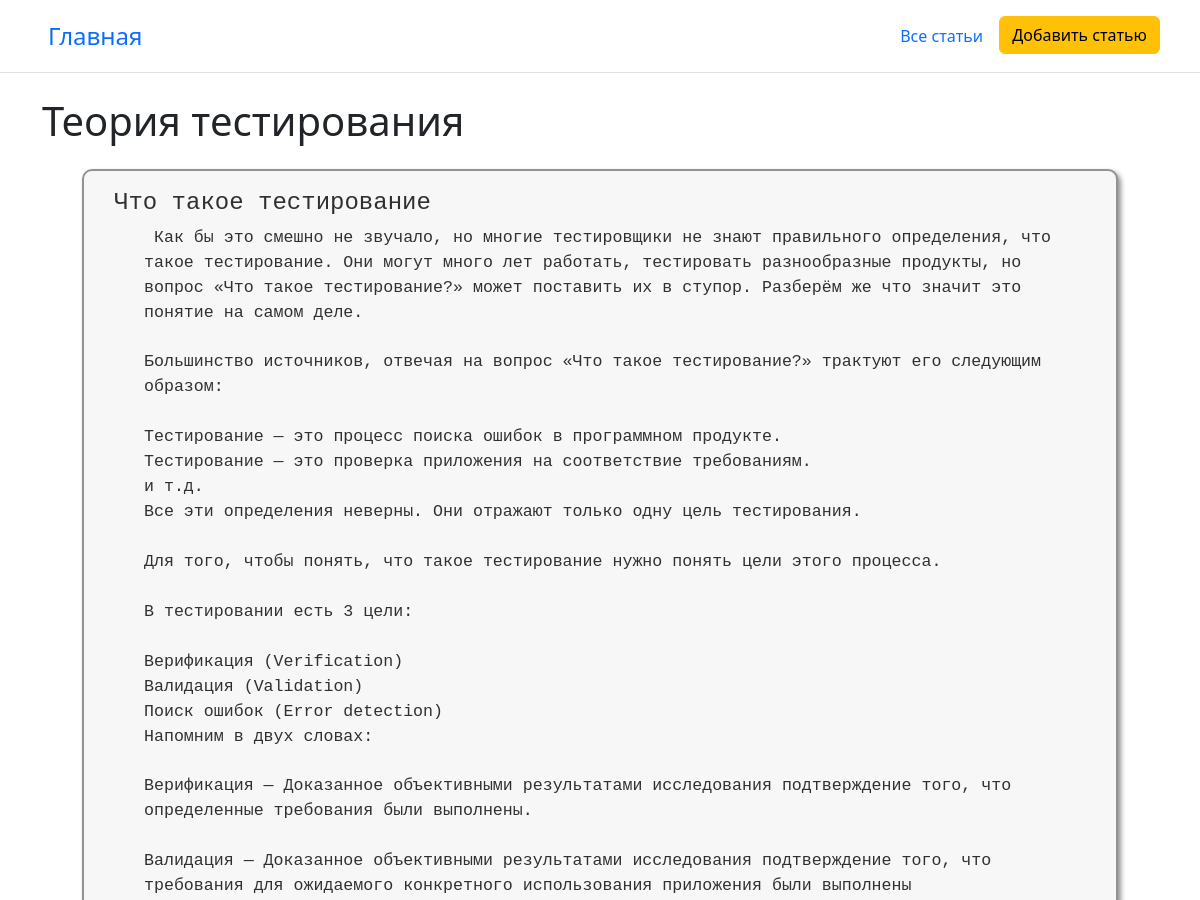
/posts (upper part), run on an earlier commit of the app's database.
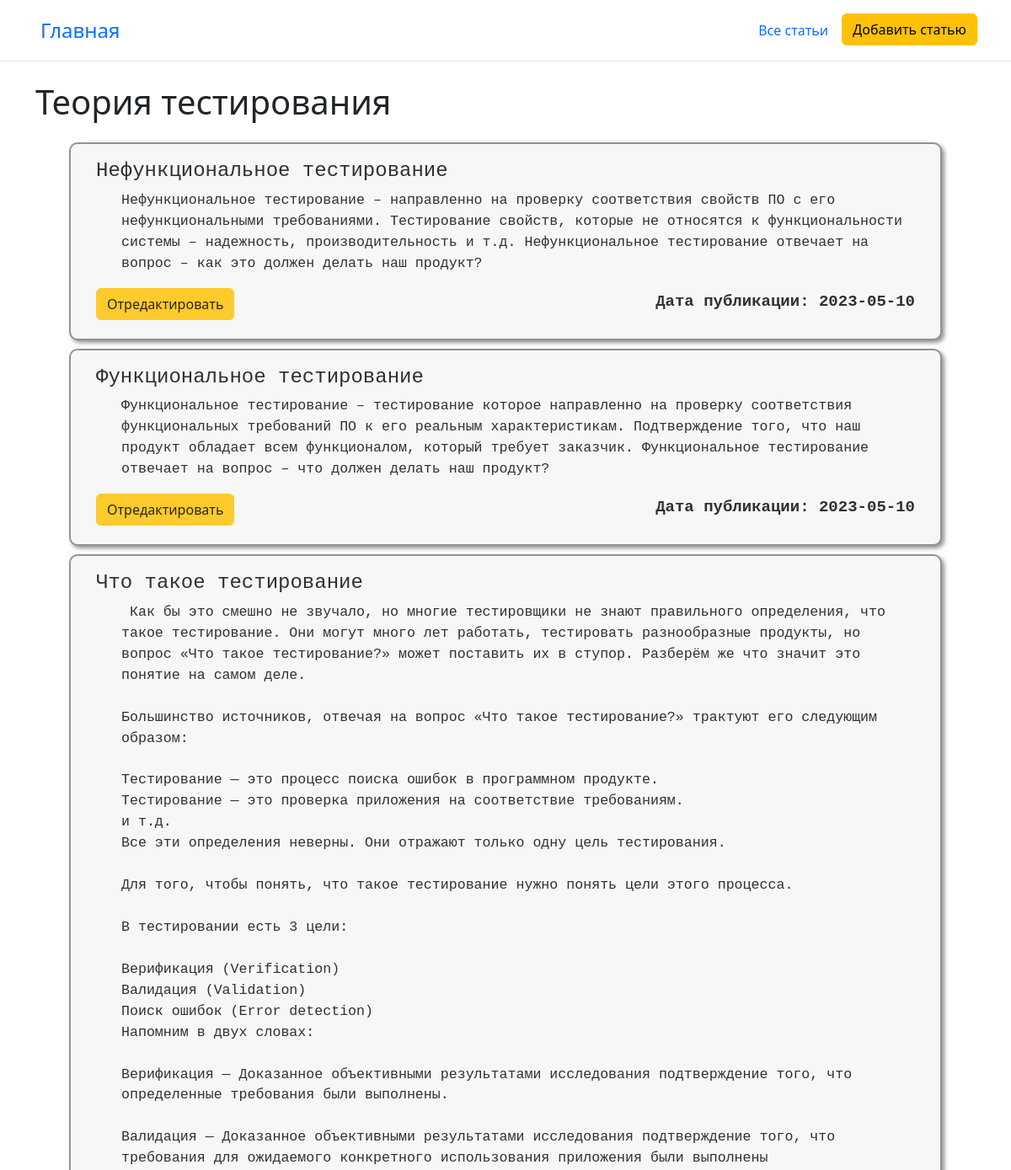
And on a later commit of the database.
### app.py (models this page shows, shortened)
class Article(db.Model):
    id = db.Column(db.Integer, primary_key=True)
    title = db.Column(db.String(100), nullable=False)
    text = db.Column(db.Text, nullable=False)
    date = db.Column(db.DateTime, default=datetime.utcnow)

### app.py (the view)
@app.route('/posts')
def posts():
    articles = Article.query.order_by(Article.date.desc()).all()
    return render_template("posts.html", articles=articles)

### templates/posts.html (shortened to what this page needs)
{% extends 'base.html' %}
{% block body %}
<div class="container">
    <h1 class="mb-4">Теория тестирования</h1>
    {% if articles|length > 0 %}
        {% for elements in articles %}
        <div class="post_style ">
            <h4><tt> {{ elements.title }} </tt></h4>
            <pre>{{ elements.text }}</pre>
            <p id="right"><b><tt>Дата публикации: {{ elements.date.date() }}</tt></b></p>
            <div id="left"><a href="/posts/{{elements.id}}" class="btn btn-warning">Отредактировать</a></div>
        </div>
        {% endfor %}
    {% else %}
    <p>У нас еще нет статей на сайте</p>
    {% endif %}
</div>
{% endblock %}

### templates/base.html (shortened to what this page needs)
<!doctype html>
<html lang="ru">
<head>
    <link rel="stylesheet" href="{{ url_for('static', filename='css/main.css') }}">
    <link rel="stylesheet" href="https://cdn.jsdelivr.net/npm/bootstrap@5.2.3/dist/css/bootstrap.min.css">
</head>
<body class="style_body">
<header class="d-flex flex-wrap justify-content-center py-3 mb-4 border-bottom">
  <a href="/" class="d-flex align-items-center mb-3 mb-md-0 me-md-auto link-body-emphasis text-decoration-none">
  <svg class="bi me-2" width="40" height="32"><use xlink:href="#bootstrap"></use></svg>
  <span class="fs-4">Главная</span>
  </a>
  <ul class="nav nav-pills">
    <li class="nav-item"><a href="/posts" class="nav-link">Все статьи</a></li>
    <li class="nav-item"><a href="/create-article" class="btn btn-warning">Добавить статью</a></li>
  </ul>
</header>
{% block body %}{% endblock %}
</body>
</html>

### static/css/main.css (style rules this page uses)
.style_body { background-color: white; }
#left { float: left; }
#right { float: right; }
pre { margin:10px 1px 10px 30px; white-space: pre-wrap; white-space: -moz-pre-wrap; white-space: -pre-wrap; white-space: -o-pre-wrap; word-wrap: break-word; }
.post_style { font-size: 19px; margin-top: 10px; margin-left: 40px; margin-right: 40px; padding-top: 15px; padding-right: 30px; padding-bottom: 60px; padding-left: 30px; color: rgba(0,0,0,0.95); border: 2px solid grey; border-radius: 10px; background-color: #f6f6f6; opacity: 0.85; box-shadow: 3px 3px 5px grey; }
.nav-pills { margin-right:40px; }

What changed in the data, as far as the page shows it:
added Article: title "Нефункциональное тестирование", text "Нефункциональное тестирование – направленно на проверку соответствия свойств ПО с его нефункциональными требованиями. Тестирование свойств, которые не относятся к функциональности системы – надежность, производительность и т.д. Нефункциональное тестирование отвечает на вопрос – как это должен делать наш продукт?", date "2023-05-10"
added Article: title "Функциональное тестирование", text "Функциональное тестирование – тестирование которое направленно на проверку соответствия функциональных требований ПО к его реальным характеристикам. Подтверждение того, что наш продукт обладает всем функционалом, который требует заказчик. Функциональное тестирование отвечает на вопрос – что должен делать наш продукт?", date "2023-05-10"
